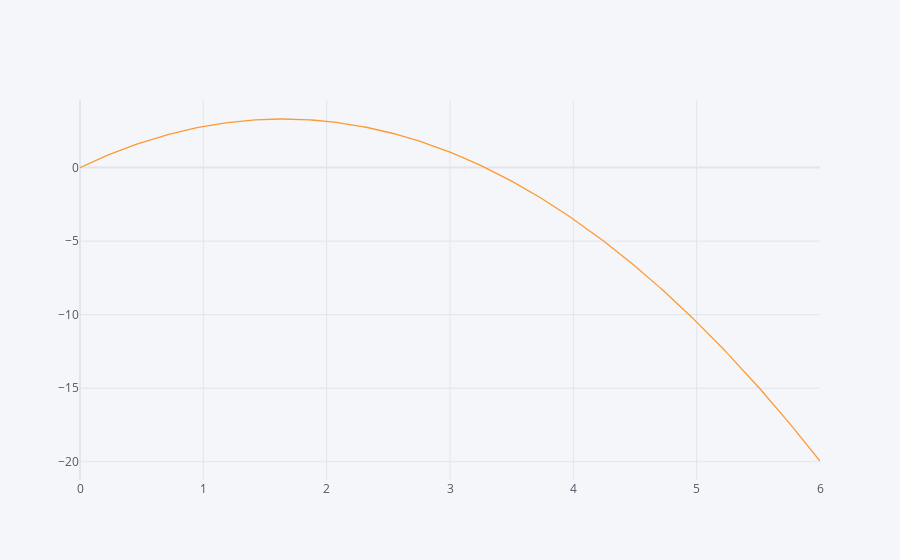

Notebook code cell kept with this figure:
### Code cell
path=pd.DataFrame(Y,index=X)
path.iplot()

### Figure 1 — Plotly figure (JSON) as saved in the notebook; plotly's stock layout.template omitted (floating-point values rounded to 4 significant figures; data arrays with more than 128 entries replaced by an {"elided": "..."} marker saying what was removed)
{"data": [{"line": {"color": "rgba(255, 153, 51, 1.0)", "dash": "solid", "shape": "linear", "width": 1.3}, "mode": "lines", "name": "0", "text": "", "type": "scatter", "x": {"elided": "301 float values"}, "y": {"elided": "301 float values"}}], "layout": {"legend": {"bgcolor": "#F5F6F9", "font": {"color": "#4D5663"}}, "paper_bgcolor": "#F5F6F9", "plot_bgcolor": "#F5F6F9", "title": {"font": {"color": "#4D5663"}}, "xaxis": {"gridcolor": "#E1E5ED", "showgrid": true, "tickfont": {"color": "#4D5663"}, "title": {"font": {"color": "#4D5663"}, "text": ""}, "zerolinecolor": "#E1E5ED"}, "yaxis": {"gridcolor": "#E1E5ED", "showgrid": true, "tickfont": {"color": "#4D5663"}, "title": {"font": {"color": "#4D5663"}, "text": ""}, "zerolinecolor": "#E1E5ED"}}}
